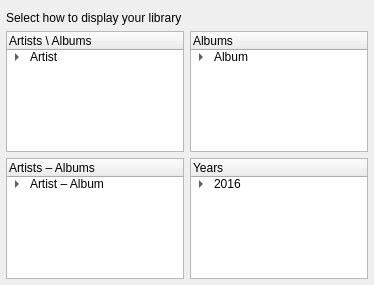
<?xml version="1.0" encoding="UTF-8"?>
<ui version="4.0">
 <class>LibraryOrderDialog</class>
 <widget class="QDialog" name="LibraryOrderDialog">
  <property name="geometry">
   <rect>
    <x>0</x>
    <y>0</y>
    <width>374</width>
    <height>285</height>
   </rect>
  </property>
  <property name="windowTitle">
   <string notr="true"/>
  </property>
  <layout class="QVBoxLayout" name="verticalLayout">
   <property name="leftMargin">
    <number>6</number>
   </property>
   <property name="rightMargin">
    <number>6</number>
   </property>
   <property name="bottomMargin">
    <number>6</number>
   </property>
   <item>
    <widget class="QLabel" name="label">
     <property name="text">
      <string>Select how to display your library</string>
     </property>
    </widget>
   </item>
   <item>
    <layout class="QGridLayout" name="gridLayout_2">
     <item row="0" column="0">
      <widget class="QTreeWidget" name="artistTreeWidget">
       <property name="lineWidth">
        <number>0</number>
       </property>
       <property name="verticalScrollBarPolicy">
        <enum>Qt::ScrollBarAlwaysOff</enum>
       </property>
       <property name="horizontalScrollBarPolicy">
        <enum>Qt::ScrollBarAlwaysOff</enum>
       </property>
       <property name="editTriggers">
        <set>QAbstractItemView::NoEditTriggers</set>
       </property>
       <property name="showDropIndicator" stdset="0">
        <bool>false</bool>
       </property>
       <property name="selectionMode">
        <enum>QAbstractItemView::MultiSelection</enum>
       </property>
       <column>
        <property name="text">
         <string>Artists \ Albums</string>
        </property>
       </column>
       <item>
        <property name="text">
         <string>Artist</string>
        </property>
        <property name="flags">
         <set>ItemIsSelectable|ItemIsUserCheckable|ItemIsEnabled</set>
        </property>
        <item>
         <property name="text">
          <string>Album</string>
         </property>
         <property name="flags">
          <set>ItemIsSelectable|ItemIsUserCheckable|ItemIsEnabled</set>
         </property>
         <item>
          <property name="text">
           <string>01. track #1</string>
          </property>
          <property name="flags">
           <set>ItemIsSelectable|ItemIsUserCheckable|ItemIsEnabled</set>
          </property>
         </item>
         <item>
          <property name="text">
           <string>02. track #2</string>
          </property>
          <property name="flags">
           <set>ItemIsSelectable|ItemIsUserCheckable|ItemIsEnabled</set>
          </property>
         </item>
        </item>
       </item>
      </widget>
     </item>
     <item row="0" column="1">
      <widget class="QTreeWidget" name="albumTreeWidget">
       <property name="lineWidth">
        <number>0</number>
       </property>
       <property name="verticalScrollBarPolicy">
        <enum>Qt::ScrollBarAlwaysOff</enum>
       </property>
       <property name="horizontalScrollBarPolicy">
        <enum>Qt::ScrollBarAlwaysOff</enum>
       </property>
       <property name="editTriggers">
        <set>QAbstractItemView::NoEditTriggers</set>
       </property>
       <property name="showDropIndicator" stdset="0">
        <bool>false</bool>
       </property>
       <property name="selectionMode">
        <enum>QAbstractItemView::MultiSelection</enum>
       </property>
       <column>
        <property name="text">
         <string>Albums</string>
        </property>
       </column>
       <item>
        <property name="text">
         <string>Album</string>
        </property>
        <property name="flags">
         <set>ItemIsSelectable|ItemIsUserCheckable|ItemIsEnabled</set>
        </property>
        <item>
         <property name="text">
          <string>01. track #1</string>
         </property>
         <property name="flags">
          <set>ItemIsSelectable|ItemIsUserCheckable|ItemIsEnabled</set>
         </property>
        </item>
        <item>
         <property name="text">
          <string>02. track #2</string>
         </property>
         <property name="flags">
          <set>ItemIsSelectable|ItemIsUserCheckable|ItemIsEnabled</set>
         </property>
        </item>
       </item>
      </widget>
     </item>
     <item row="1" column="0">
      <widget class="QTreeWidget" name="artistAlbumTreeWidget">
       <property name="lineWidth">
        <number>0</number>
       </property>
       <property name="verticalScrollBarPolicy">
        <enum>Qt::ScrollBarAlwaysOff</enum>
       </property>
       <property name="horizontalScrollBarPolicy">
        <enum>Qt::ScrollBarAlwaysOff</enum>
       </property>
       <property name="editTriggers">
        <set>QAbstractItemView::NoEditTriggers</set>
       </property>
       <property name="showDropIndicator" stdset="0">
        <bool>false</bool>
       </property>
       <property name="selectionMode">
        <enum>QAbstractItemView::MultiSelection</enum>
       </property>
       <column>
        <property name="text">
         <string>Artists – Albums</string>
        </property>
       </column>
       <item>
        <property name="text">
         <string>Artist – Album</string>
        </property>
        <property name="flags">
         <set>ItemIsSelectable|ItemIsUserCheckable|ItemIsEnabled</set>
        </property>
        <item>
         <property name="text">
          <string>01. track #1</string>
         </property>
         <property name="flags">
          <set>ItemIsSelectable|ItemIsUserCheckable|ItemIsEnabled</set>
         </property>
        </item>
        <item>
         <property name="text">
          <string>02. track #2</string>
         </property>
         <property name="flags">
          <set>ItemIsSelectable|ItemIsUserCheckable|ItemIsEnabled</set>
         </property>
        </item>
       </item>
      </widget>
     </item>
     <item row="1" column="1">
      <widget class="QTreeWidget" name="yearTreeWidget">
       <property name="lineWidth">
        <number>0</number>
       </property>
       <property name="verticalScrollBarPolicy">
        <enum>Qt::ScrollBarAlwaysOff</enum>
       </property>
       <property name="horizontalScrollBarPolicy">
        <enum>Qt::ScrollBarAlwaysOff</enum>
       </property>
       <property name="editTriggers">
        <set>QAbstractItemView::NoEditTriggers</set>
       </property>
       <property name="showDropIndicator" stdset="0">
        <bool>false</bool>
       </property>
       <property name="selectionMode">
        <enum>QAbstractItemView::MultiSelection</enum>
       </property>
       <column>
        <property name="text">
         <string notr="true">Years</string>
        </property>
       </column>
       <item>
        <property name="text">
         <string notr="true">2016</string>
        </property>
        <property name="flags">
         <set>ItemIsSelectable|ItemIsUserCheckable|ItemIsEnabled</set>
        </property>
        <item>
         <property name="text">
          <string>Artist – Album</string>
         </property>
         <property name="flags">
          <set>ItemIsSelectable|ItemIsUserCheckable|ItemIsEnabled</set>
         </property>
         <item>
          <property name="text">
           <string>01. track #1</string>
          </property>
          <property name="flags">
           <set>ItemIsSelectable|ItemIsUserCheckable|ItemIsEnabled</set>
          </property>
         </item>
         <item>
          <property name="text">
           <string>02. track #2</string>
          </property>
          <property name="flags">
           <set>ItemIsSelectable|ItemIsUserCheckable|ItemIsEnabled</set>
          </property>
         </item>
        </item>
       </item>
      </widget>
     </item>
    </layout>
   </item>
  </layout>
 </widget>
 <resources/>
 <connections/>
</ui>
